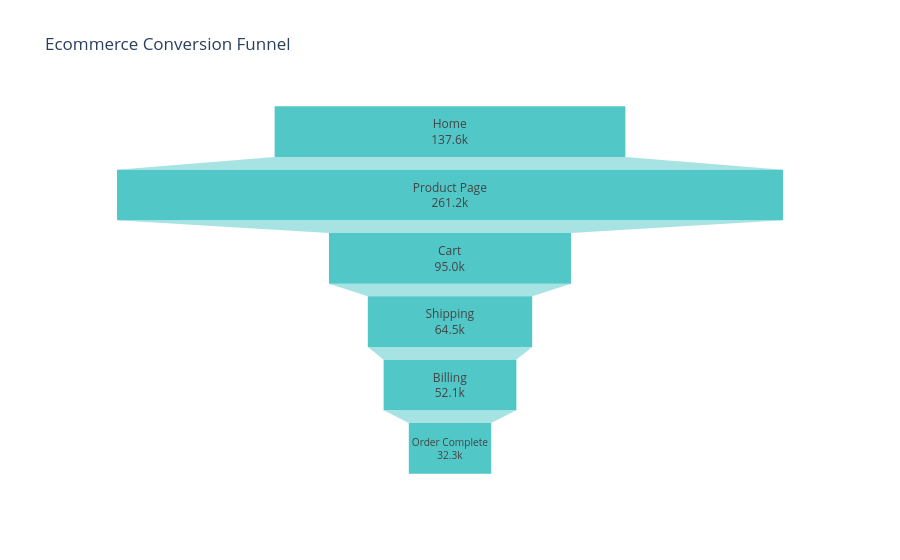

The code cell stored with this chart in its notebook:
### Code cell
import plotly.express as px

# convert numbers to k format
funnel_df["sessions_k"] = (funnel_df["Sessions"] / 1000).round(1).astype(str) + "k"

# label inside bars
funnel_df["label"] = funnel_df["Stage"] + "<br>" + funnel_df["sessions_k"]

fig = px.funnel(
    funnel_df,
    x="Sessions",
    y="Stage",
    text="label",
    title="Ecommerce Conversion Funnel"
)

fig.update_traces(
    textposition="inside",
    texttemplate="%{text}",
    marker=dict(color="#52C7C7")
)

fig.update_layout(
    xaxis_visible=False,
    yaxis_visible=False,
    plot_bgcolor="white",
    paper_bgcolor="white"
)

fig.show()

### Figure 1 — Plotly figure (JSON) as saved in the notebook; plotly's stock layout.template omitted (floating-point values rounded to 4 significant figures)
{"data": [{"hovertemplate": "Sessions=%{x}<br>Stage=%{y}<br>label=%{text}<extra></extra>", "legendgroup": "", "marker": {"color": "#52C7C7"}, "name": "", "orientation": "h", "showlegend": false, "text": ["Home<br>137.6k", "Product Page<br>261.2k", "Cart<br>95.0k", "Shipping<br>64.5k", "Billing<br>52.1k", "Order Complete<br>32.3k"], "textposition": "inside", "texttemplate": "%{text}", "type": "funnel", "x": [137576, 261231, 94953, 64484, 52058, 32313], "xaxis": "x", "y": ["Home", "Product Page", "Cart", "Shipping", "Billing", "Order Complete"], "yaxis": "y"}], "layout": {"legend": {"tracegroupgap": 0}, "paper_bgcolor": "white", "plot_bgcolor": "white", "title": {"text": "Ecommerce Conversion Funnel"}, "xaxis": {"anchor": "y", "domain": [0, 1], "title": {"text": "Sessions"}, "visible": false}, "yaxis": {"anchor": "x", "domain": [0, 1], "title": {"text": "Stage"}, "visible": false}}}
